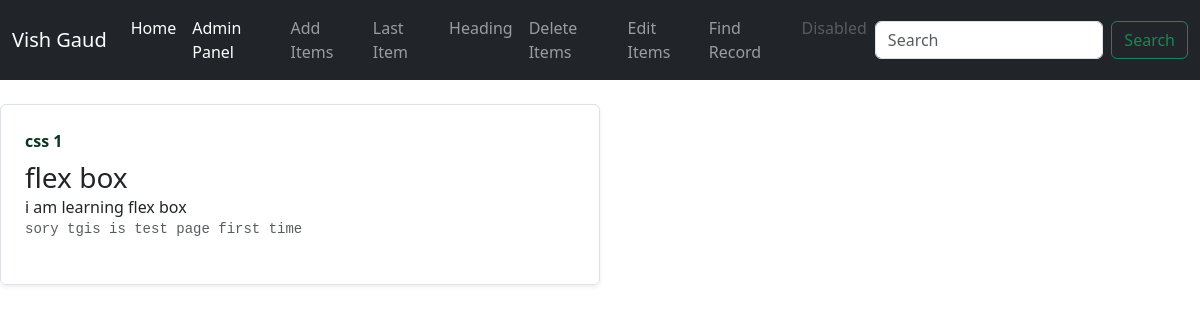
The page /last-item/ on the database as committed earlier.
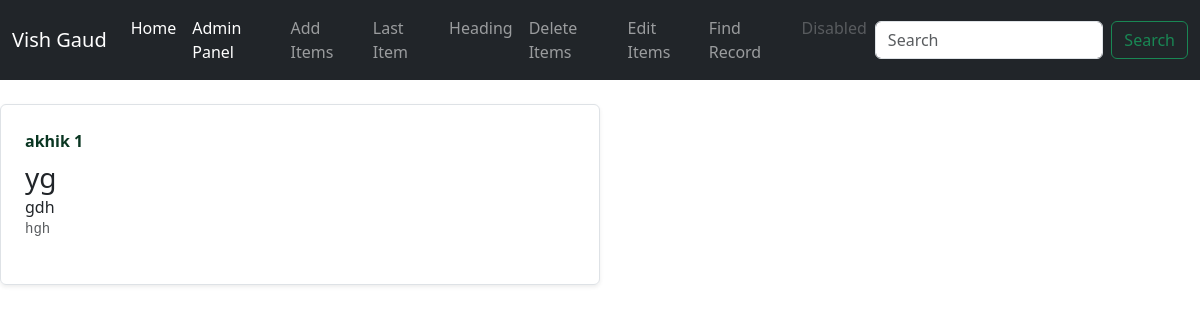
The same page on the database as committed later.
### study_place/models.py (models this page shows, shortened)
class StudyRecords(models.Model):
  usr_head = models.CharField(max_length=100)
  usr_heading = models.CharField(max_length=100)
  usr_description = models.CharField(max_length=100)
  usr_code_box = models.CharField(max_length=1000)
  usr_filearc = models.FileField(upload_to="store/")

### study_place/views.py (the view)
# urls.py: path('last-item/', views.last_item, name="lastItem"),
def last_item(request):
  StuRec = StudyRecords.objects.last()
  dt = {
    "status" : "last record",
    "sturec" : StuRec,
  }
  pt = "studyPlace/html/detail.html"
  return render(request, pt, dt)

### study_place/templates/studyPlace/html/detail.html
{% extends 'base.html' %}
{% block container %}
{% include 'studyPlace/html/header.html' %}
<div class="col-md-6">
    <div
        class="row g-0 border rounded overflow-hidden flex-md-row mb-4 shadow-sm h-md-250 position-relative"
    >
        <div class="col p-4 d-flex flex-column position-static">
            <strong class="d-inline-block mb-2 text-success-emphasis"
                >{{sturec.usr_head}} {{sturec.pk}}</strong
            >
            <h3 class="mb-0">{{sturec.usr_heading}}</h3>
            <p class="mb-auto">{{sturec.usr_description}}</p>
            <div class="mb-1 text-body-secondary">
                <pre>{{sturec.usr_code_box}}</pre>
            </div>
        </div>
    </div>
</div>
{% endblock container %}

### templates/base.html (shortened to what this page needs)
<!DOCTYPE html>
{% load static %}
<html>
  <head>
    {% block styles %}
    <link rel="stylesheet" href="{% static 'fontawesome/css/all.css' %}" title="main" type="text/css" />
    <link rel="stylesheet" href="{% static 'bootstrap/bootstrap.css' %}" title="main" type="text/css" />
    <link rel="stylesheet" href="{% static 'css/style.css' %}" title="main" type="text/css" />
    {% endblock styles %}
  </head>
  <body>
    {% block container %}{% endblock container %}
  </body>
</html>

### study_place/templates/studyPlace/html/header.html (shortened to what this page needs)
<nav class="navbar navbar-expand-md navbar-dark sticky-top bg-dark mb-4">
    <div class="container-fluid">
        <a class="navbar-brand" href="#">Vish Gaud</a>
        <div class="collapse navbar-collapse" id="navbarCollapse">
          {% include 'studyPlace/html/link.html' %}
            <form class="d-flex" role="search">
                <input
                    class="form-control me-2"
                    type="search"
                    placeholder="Search"
                    aria-label="Search"
                />
                <button class="btn btn-outline-success" type="submit">
                    Search
                </button>
            </form>
        </div>
    </div>
</nav>

### study_place/templates/studyPlace/html/link.html
      <ul class="navbar-nav me-auto mb-2 mb-md-0">
        <li class="nav-item">
          <a class="nav-link active" aria-current="page" href="{% url 'home' %}">Home</a>
        </li>
        <li class="nav-item">
          <a class="nav-link active" aria-current="page" href="/admin/">Admin Panel</a>
        </li>
        <li class="nav-item">
          <a class="nav-link" href="{% url 'add' %}">Add Items</a>
        </li>
        <li class="nav-item">
          <a class="nav-link" href="{% url 'lastItem' %}">Last Item</a>
        </li>
        <li class="nav-item">
          <a class="nav-link" href="{% url 'heading' %}">Heading</a>
        </li>
        <li class="nav-item">
          <a class="nav-link" href="#">Delete Items</a>
        </li>
        <li class="nav-item">
          <a class="nav-link" href="#">Edit Items</a>
        </li>
        <li class="nav-item">
          <a class="nav-link" href="{% url 'finditem' %}">Find Record</a>
        </li>
        <li class="nav-item">
          <a class="nav-link disabled" aria-disabled="true">Disabled</a>
        </li>
      </ul>

### static/css/style.css (style rules this page uses)
body { box-sizing: border-box; margin: 0; padding: 0; }

Rows that differ between the two databases and show on the page:
changed StudyRecords id 1: usr_head "css" → "akhik"; usr_heading "flex box" → "yg"; usr_description "i am learning flex box" → "gdh"; usr_code_box "sory tgis is test page first time" → "hgh"
